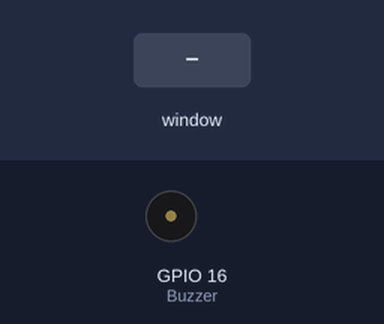
This program was run on a simulated Raspberry Pi (BCM pin numbers). Parts: buzzer (waves = sounding, pin HIGH). Inputs (shaded band) come from the test bench. The desktop window is not drawn, its controls go by their first labels and the mouse button is held 0.15 s.

Above: at 1.2 s.
1.3 s: control labelled "RuidoBuzzer" in the window clicked
At 2.1 s:
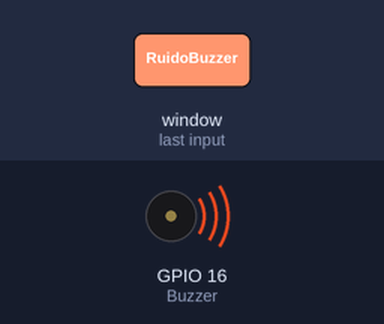
Timing chart, 0 to 4.3 s (numbered marks = the images above; inputs shaded):
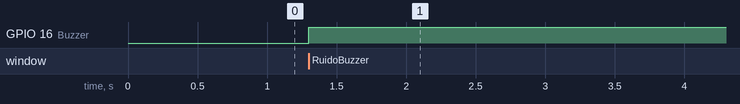

The program:

04.py
```python
import RPi.GPIO as GPIO # Cargamos la libreria RPi.GPIO
from tkinter import *   # Cargamos la libreria para la interfaz grafica
from gpiozero import Buzzer #Cargamos la libreria para el buzzer
def RuidoBuzzer():      #Metodo para iniciar y detener el ruido del buzzer
    global bz
    global ruido
    if ruido:
        bz.off()        #Apaga el ruido
    else:
        bz.on()         #enciende el ruido
    ruido=not ruido

def IniciarPines():
    GPIO.setmode(GPIO.BCM)  # Ponemos la Raspberry en modo BCM
    GPIO.setup(gpiobuzzer, GPIO.OUT)  # Ponemos el pin GPIO nº16 como salida para el LED #1
gpiobuzzer=16          #Variable que especifica el pin que se utilizara
IniciarPines()         #Iniciamos los pines a utilizar
bz=Buzzer(gpiobuzzer)  #Creamos el buzzer
ruido=False            #Variable boolena que permitira el encendido y apagado de buzzer
root = Tk()            #Creamos la interfaz grafica
btn_Buz16 = Button(root, text="RuidoBuzzer", command=RuidoBuzzer) # Creamos un boton para la interfaz grafica
btn_Buz16.pack()        #Agregamos el boton a la interfaz
root.mainloop()         #Ejecuta la interfaz grafica
GPIO.cleanup()          # Limpiamos los pines GPIO y salimos
```

Measured:
- after the input at 1.3 s, GPIO 16 (Buzzer): LOW → HIGH at once
